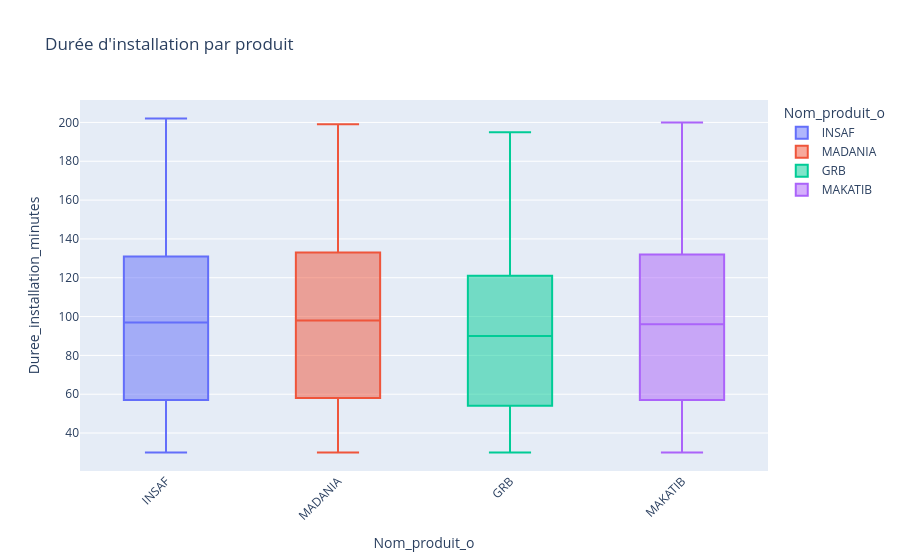

Notebook source saved alongside this figure:
### Code cell
fig = px.box(
    df,
    x="Nom_produit_o",
    y="Duree_installation_minutes",
    color="Nom_produit_o",
    title="Durée d'installation par produit"
)

fig.update_layout(xaxis_tickangle=-45)
fig.show()

### Figure 1 — Plotly figure (JSON) as saved in the notebook; plotly's stock layout.template omitted (floating-point values rounded to 4 significant figures; data arrays with more than 128 entries replaced by an {"elided": "..."} marker saying what was removed)
{"data": [{"alignmentgroup": "True", "hovertemplate": "Nom_produit_o=%{x}<br>Duree_installation_minutes=%{y}<extra></extra>", "legendgroup": "INSAF", "marker": {"color": "#636efa"}, "name": "INSAF", "notched": false, "offsetgroup": "INSAF", "orientation": "v", "showlegend": true, "type": "box", "x": {"elided": "3644 str values"}, "x0": " ", "xaxis": "x", "y": {"elided": "3644 int values"}, "y0": " ", "yaxis": "y"}, {"alignmentgroup": "True", "hovertemplate": "Nom_produit_o=%{x}<br>Duree_installation_minutes=%{y}<extra></extra>", "legendgroup": "MADANIA", "marker": {"color": "#EF553B"}, "name": "MADANIA", "notched": false, "offsetgroup": "MADANIA", "orientation": "v", "showlegend": true, "type": "box", "x": {"elided": "3659 str values"}, "x0": " ", "xaxis": "x", "y": {"elided": "3659 int values"}, "y0": " ", "yaxis": "y"}, {"alignmentgroup": "True", "hovertemplate": "Nom_produit_o=%{x}<br>Duree_installation_minutes=%{y}<extra></extra>", "legendgroup": "GRB", "marker": {"color": "#00cc96"}, "name": "GRB", "notched": false, "offsetgroup": "GRB", "orientation": "v", "showlegend": true, "type": "box", "x": {"elided": "3715 str values"}, "x0": " ", "xaxis": "x", "y": {"elided": "3715 int values"}, "y0": " ", "yaxis": "y"}, {"alignmentgroup": "True", "hovertemplate": "Nom_produit_o=%{x}<br>Duree_installation_minutes=%{y}<extra></extra>", "legendgroup": "MAKATIB", "marker": {"color": "#ab63fa"}, "name": "MAKATIB", "notched": false, "offsetgroup": "MAKATIB", "orientation": "v", "showlegend": true, "type": "box", "x": {"elided": "3722 str values"}, "x0": " ", "xaxis": "x", "y": {"elided": "3722 int values"}, "y0": " ", "yaxis": "y"}], "layout": {"boxmode": "overlay", "legend": {"title": {"text": "Nom_produit_o"}, "tracegroupgap": 0}, "title": {"text": "Durée d'installation par produit"}, "xaxis": {"anchor": "y", "categoryarray": ["INSAF", "MADANIA", "GRB", "MAKATIB"], "categoryorder": "array", "domain": [0, 1], "tickangle": -45, "title": {"text": "Nom_produit_o"}}, "yaxis": {"anchor": "x", "domain": [0, 1], "title": {"text": "Duree_installation_minutes"}}}}
